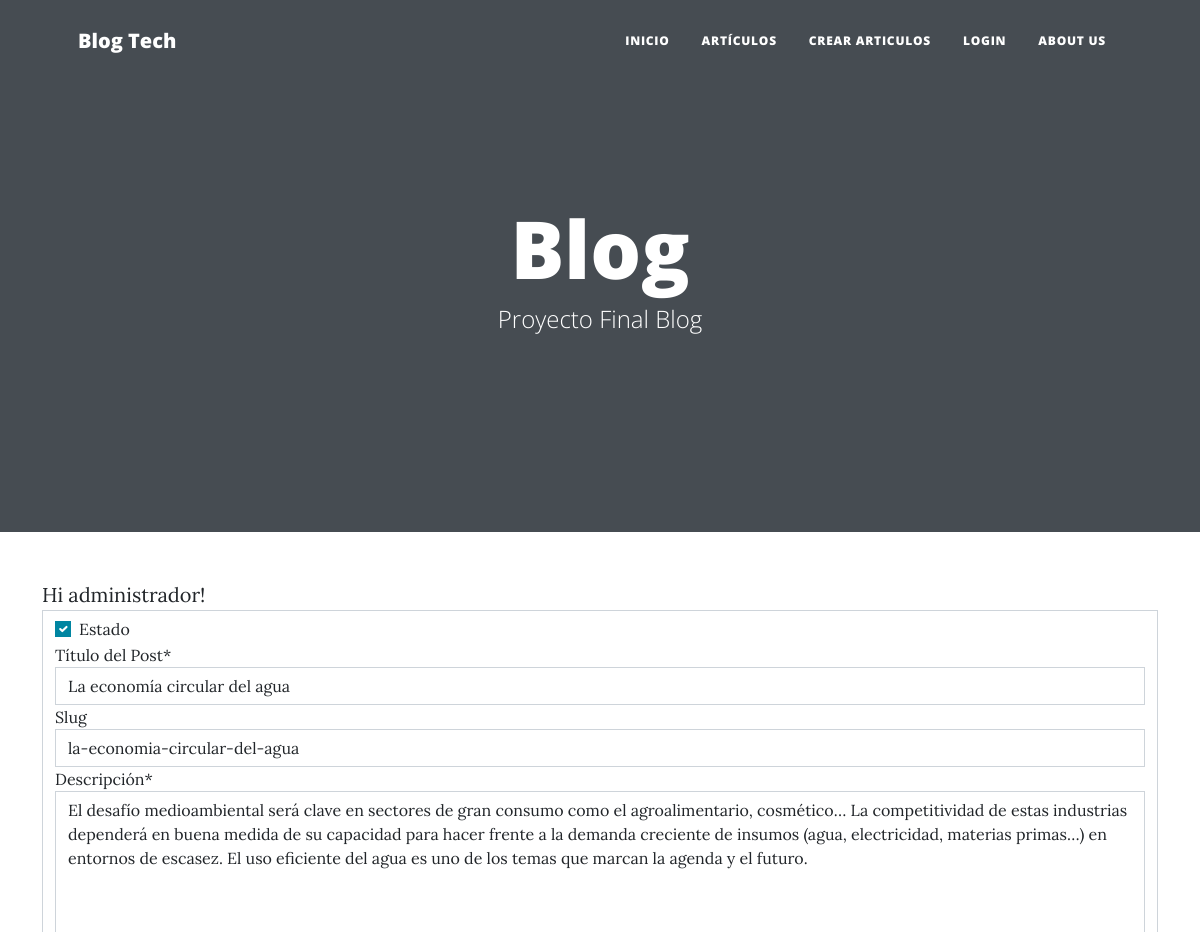
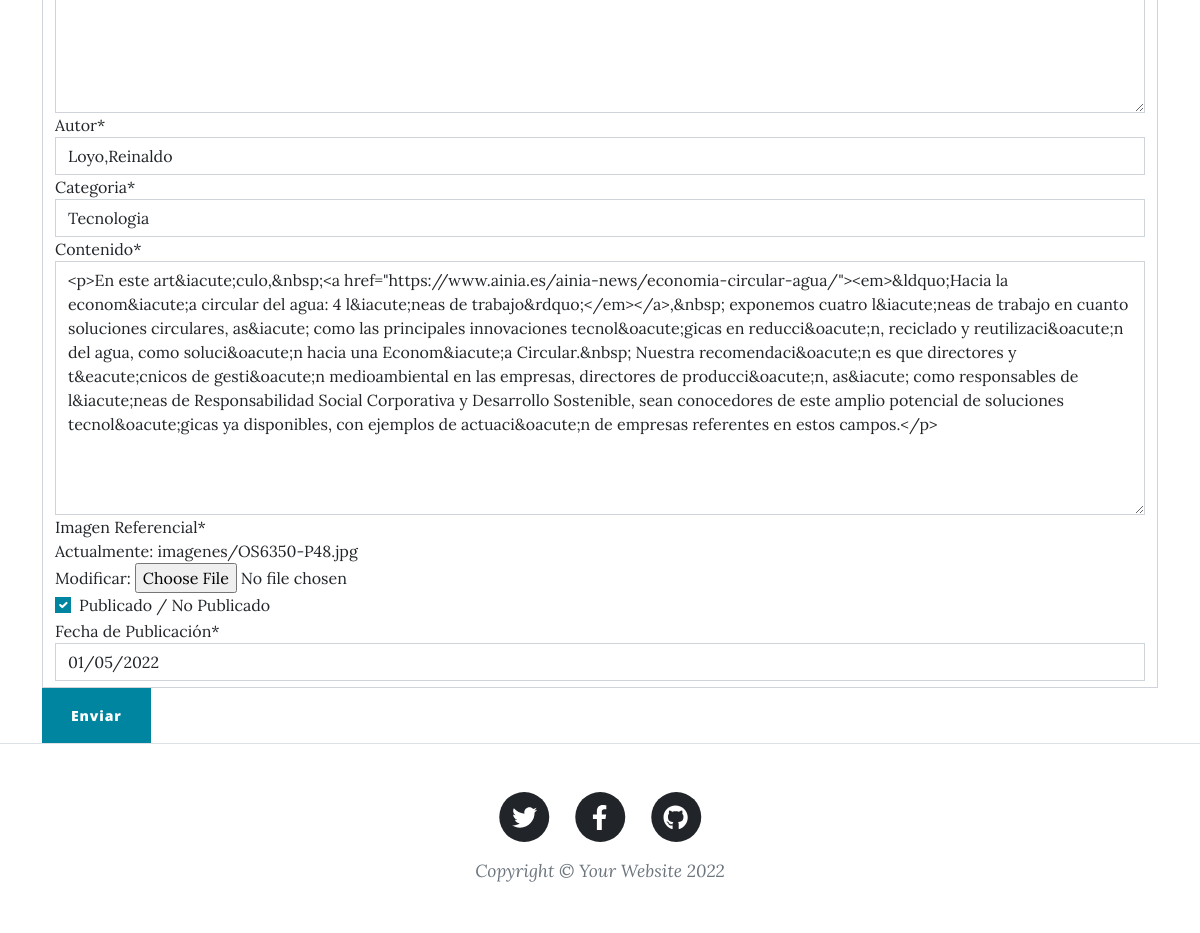
/update/1 (signed in), run on the app's committed database (2 pictures, top to bottom).
### Post/models.py (models this page shows, shortened)
class ModeloBase(models.Model):
    id = models.AutoField(primary_key = True)
    estado = models.BooleanField('Estado',default = True)
    fecha_creacion = models.DateField('Fecha de Creación',auto_now = False, auto_now_add = True)
    fecha_modificacion = models.DateField('Fecha de Modificación',auto_now = True, auto_now_add = False)
    fecha_eliminacion = models.DateField('Fecha de Eliminación',auto_now = True, auto_now_add = False)
    class Meta:
        abstract = True

class Post(ModeloBase):
    titulo = models.CharField('Título del Post',max_length = 150, unique = True)
    slug = models.CharField('Slug', max_length = 150, unique = True, blank=True)
    descripcion = models.TextField('Descripción')
    autor = models.ForeignKey(Autor, on_delete = models.CASCADE)
    categoria = models.ForeignKey(Categoria, on_delete = models.CASCADE)
    contenido = RichTextField()
    imagen_referencial = models.ImageField('Imagen Referencial', upload_to = 'imagenes/', max_length = 255)
    publicado = models.BooleanField('Publicado / No Publicado',default = False)
    fecha_publicacion = models.DateField('Fecha de Publicación')
    class Meta:
        verbose_name = 'Post'
        verbose_name_plural = 'Posts'

### Post/views.py (the view)
# urls.py: path('update/<pk>', UpdateArticle.as_view(), name = 'update'),
class UpdateArticle(UpdateView):
    model=Post
    success_url = '/'
    fields = '__all__'
    template_name = "update.html"

### Post/models.py (called while the page is built)
    def __str__(self):
        return self.nombre

    def __str__(self):
        return '{0},{1}'.format(self.apellidos,self.nombre)

### Post/templates/update.html (shortened to what this page needs)
{% extends 'Base/base_index.html' %}
{% load crispy_forms_tags %}
{% block content %}
<div class="container">
    <form method="POST" enctype="multipart/form-data">
    {% if user.is_authenticated %}
         Hi {{ user.username }}!
    <div class="form-control container">
        {{ form | crispy }}
    </div>
    {% else %}
    <p>You are not logged in</p>
        <a href="{% url 'login' %}">Log In</a>
    {% endif %}
    <input class="btn btn-primary"    type="submit" value="Enviar">
    </form>
</div>
{% endblock %}

### data on the page
Post: estado "☑", titulo "La economía circular del agua", slug "la-economia-circular-del-agua", descripcion "El desafío medioambiental será clave en sectores de gran consumo como el agroalimentario, cosmético… La competitividad de estas industrias dependerá en buena medida de su capacidad para hacer frente a la demanda creciente de insumos (agua, electricidad, materias primas…) en entornos de escasez. El uso eficiente del agua es uno de los temas que marcan la agenda y el futuro.", autor "Loyo,Reinaldo", categoria "Tecnologia", contenido "<p>En este art&iacute;culo,&nbsp;<a href=\"https://www.ainia.es/ainia-news/economia-circular-agua/\"><em>&ldquo;Hacia la econom&iacute;a circular del agua: 4 l&iacute;neas de trabajo&rdquo;</em></a>,&nbsp; exponemos cuatro l&iacute;neas de trabajo en cuanto soluciones circulares, as&iacute; como las principales innovaciones tecnol&oacute;gicas en reducci&oacute;n, reciclado y reutilizaci&oacute;n del agua, como soluci&oacute;n hacia una Econom&iacute;a Circular.&nbsp; Nuestra recomendaci&oacute;n es que directores y t&eacute;cnicos de gesti&oacute;n medioambiental en las empresas, directores de producci&oacute;n, as&iacute; como responsables de l&iacute;neas de Responsabilidad Social…", publicado "☑", fecha_publicacion "01/05/2022"

### other printed values
{{ user.username }} "administrador"
